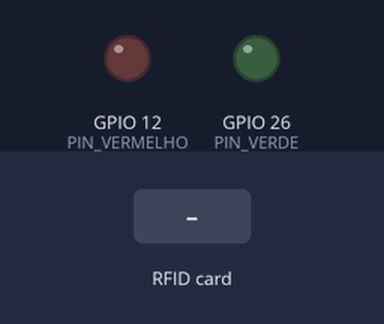
Bench run of a sketch on a simulated ESP32. Shown: output pins drawn as LEDs (lit = HIGH). Inputs (shaded band) come from the test bench. WiFi joins after 1.5 s; servers stay silent unless stated; uploads are accepted with an empty reply; what the sketch prints to the serial monitor is not drawn.

Above: at 2.7 s.
2.8 s: RFID card 5E 7A 19 C4 held to the reader
At 3.3 s:
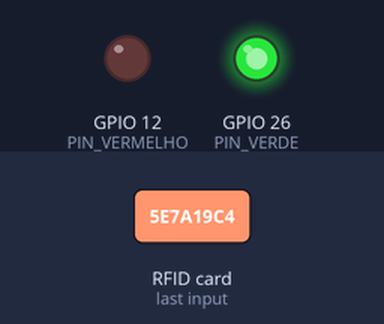
Timing chart, 0 to 5.8 s (numbered marks = the images above; inputs shaded):
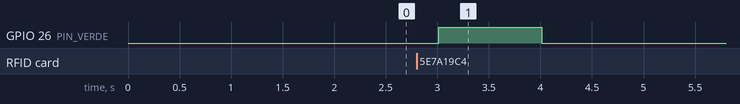

The sketch:

sketch_cargo_reader.ino
```cpp
#include <SPI.h>//https://www.arduino.cc/en/reference/SPI
#include <MFRC522.h>//https://github.com/miguelbalboa/rfid
#include <WiFi.h>
#include <HTTPClient.h>

#define SS_PIN 21
#define RST_PIN 22
#define PIN_VERMELHO 12
#define PIN_VERDE 26


const int ipaddress[4] = {103, 97, 67, 25};
//Variables
byte nuidPICC[4] = {0, 0, 0, 0};

const char* ssid = "Bairros_wifi";
const char* password = "@10212728";
const char* serverName = "http://34.234.215.69/iot/index.php";
const char* serverNameCheck = "http://34.234.215.69/iot/check.php";

unsigned long lastTime = 0;
unsigned long timerDelay = 5000;


MFRC522::MIFARE_Key key;
MFRC522 rfid = MFRC522(SS_PIN, RST_PIN);

void setup() {
  Serial.begin(115200);
  pinMode(PIN_VERMELHO, OUTPUT);
  pinMode(PIN_VERDE, OUTPUT);

  WiFi.begin(ssid, password);
  Serial.println("Connecting");
  while(WiFi.status() != WL_CONNECTED) {
    delay(500);
    Serial.print(".");
  }

  Serial.println("");
  Serial.print("Connected to WiFi network with IP Address: ");
  Serial.println(WiFi.localIP());


  Serial.println(F("->Inicializando Sistema RFID"));
  SPI.begin();
  //SPI.begin(18, 19, 23);

  rfid.PCD_Init();
  Serial.print(F("->Versão do Leitor:"));
  rfid.PCD_DumpVersionToSerial();
}

void send_data(String action, String tag_id){
  if(WiFi.status()== WL_CONNECTED){
    WiFiClient client;
    HTTPClient http;

    http.begin(client, serverName);

    //http.addHeader("Content-Type", "application/json");
    http.addHeader("Content-Type", "application/x-www-form-urlencoded");


    String httpRequestData = "action="+action+"&tag_id="+tag_id ;
    int httpResponseCode = http.POST(httpRequestData);
    //int httpResponseCode = http.POST("{\"api_key\":\"tPmAT5Ab3j7F9\",\"sensor\":\"BME280\",\"value1\":\"24.25\",\"value2\":\"49.54\",\"value3\":\"1005.14\"}");

    Serial.print("HTTP Response code: ");
    Serial.println(httpResponseCode);

    String response = http.getString();
    Serial.print("HTTP Response TEXT: ");
    Serial.print(response);

    // Free resources
    http.end();
  }
  else {
    Serial.println("WiFi Disconnected");
  }
  lastTime = millis();
}


void readRFID(void ) { /* function readRFID */
    ////Read RFID card
    for (byte i = 0; i < 6; i++) {
        key.keyByte[i] = 0xFF;
    }
    // Look for new 1 cards
    //Serial.println("Aguarda Leitura");

    if ( ! rfid.PICC_IsNewCardPresent())
        return;
    // Verify if the NUID has been readed
    if (  !rfid.PICC_ReadCardSerial())
        return;
    // Store NUID into nuidPICC array
    for (byte i = 0; i < 4; i++) {
        nuidPICC[i] = rfid.uid.uidByte[i];
    }

    String tag_id = getTagCode(rfid.uid.uidByte, rfid.uid.size);
    Serial.println("TAG CODE: "+tag_id);


    WiFiClient client;
    HTTPClient http;

    http.begin(client, serverNameCheck);
    http.addHeader("Content-Type", "application/x-www-form-urlencoded");

    String httpRequestData = "action=check";
    int httpResponseCode = http.POST(httpRequestData);

    Serial.print("HTTP Response code: ");
    Serial.println(httpResponseCode);

    String response = http.getString();
    Serial.print("HTTP Response TEXT: ");
    Serial.print(response);

    // Free resources
    http.end();


    if(response == "out"){
      Serial.print("PIN VERMELHO");
      digitalWrite(PIN_VERMELHO, HIGH);
      delay(1000);
      digitalWrite(PIN_VERMELHO, LOW);
    }
    else{
      digitalWrite(PIN_VERDE, HIGH);
      delay(1000);
      digitalWrite(PIN_VERDE, LOW);
    }


    send_data("in", tag_id);

    Serial.println();

    // Halt PICC
    rfid.PICC_HaltA();
    // Stop encryption on PCD
    rfid.PCD_StopCrypto1();
}


String getTagCode(byte *buffer, byte bufferSize) {
    String tag_code = "";
        for (byte i = 0; i < bufferSize; i++) {
        tag_code .concat(String(buffer[i] < 0x10 ? "0" : ""));
        tag_code .concat(String(buffer[i], HEX));

    }

    return tag_code;
}


void loop() {
    readRFID();
}
```

Measured:
- after the input at 2.8 s, GPIO 26 (PIN_VERDE): LOW → HIGH after 0.21 s, → LOW 1.0 s later
